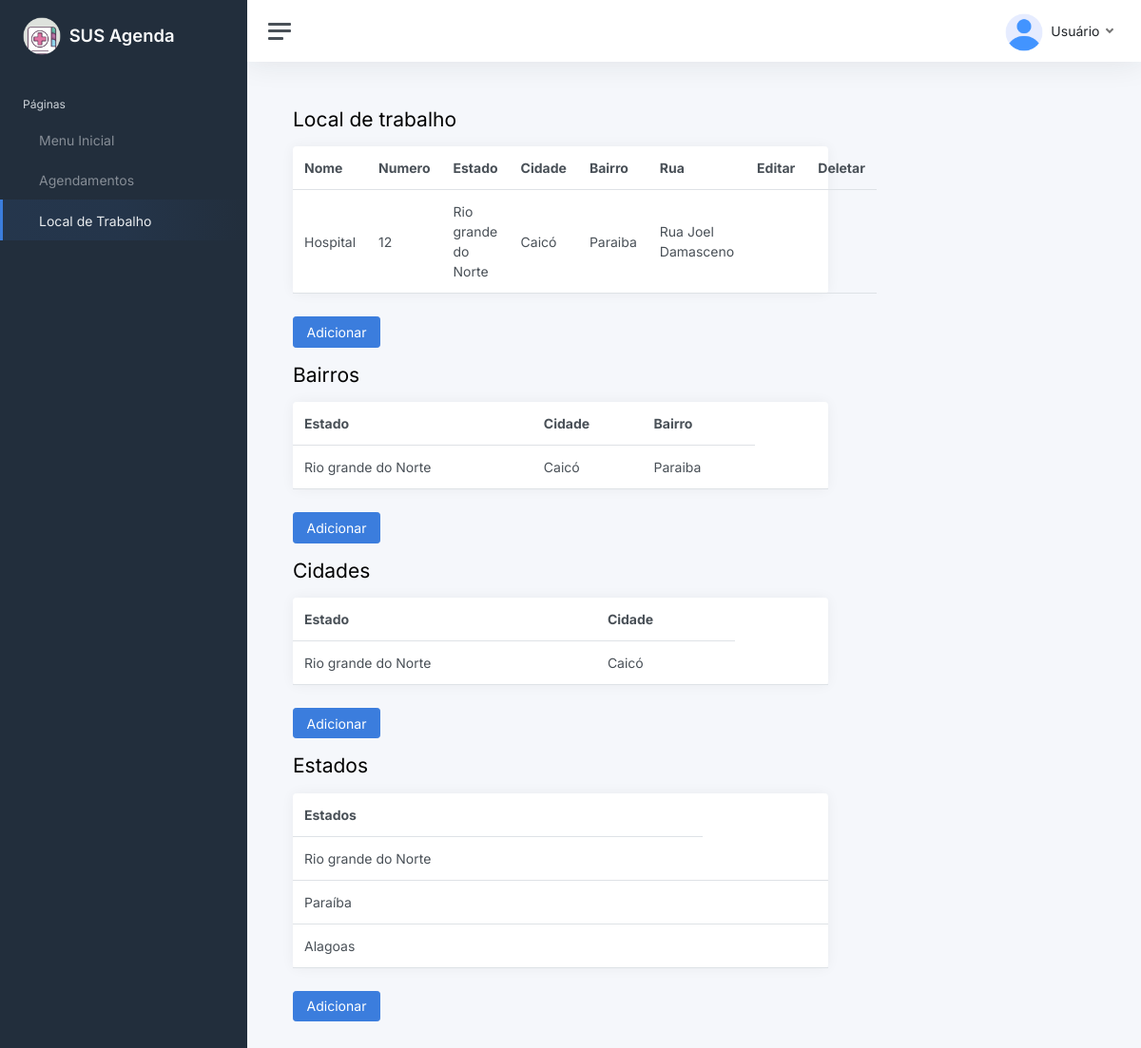
/localdetrabalho/, run on the app's committed database.
### Agendamento/models.py (models this page shows, shortened)
class TbLocal(models.Model):
    loc_codigo = models.AutoField(primary_key=True)
    loc_logradouro = models.CharField( max_length=150)
    loc_numero = models.IntegerField()
    loc_nomeunidadedeservico = models.CharField(max_length=150)
    loc_bai_codigo = models.ForeignKey(TbBairros, on_delete=models.CASCADE )

class TbBairros(models.Model):
    bai_codigo = models.AutoField(primary_key=True)
    bai_bairro = models.CharField(unique=True, max_length=50)
    bai_cid_codigo = models.ForeignKey(TbCidades, on_delete=models.CASCADE )
    def __str__ (self):
         return self.bai_bairro

class TbCidades(models.Model):
    cid_codigo = models.AutoField(primary_key=True)
    cid_cidade = models.CharField(unique=True, max_length=50)
    cid_est_codigo = models.ForeignKey(TbEstados, on_delete=models.CASCADE )
    def __str__ (self):
         return self.cid_cidade

class TbEstados(models.Model):
    est_codigo = models.AutoField(primary_key=True)
    est_estado = models.CharField(unique=True, max_length=20)
    def __str__ (self):
         return self.est_estado

### Agendamento/views.py (the view)
# urls.py: path('localdetrabalho/', views.viTbLocal),
def viTbLocal(request):
    infor = TbLocal.objects.all()
    bair = TbBairros.objects.all()
    cida = TbCidades.objects.all()
    estados = TbEstados.objects.all()
    parametros = {"locais": infor,
                  "bairros": bair,
                  "cidades": cida,
                  "estados": estados
                  }
    return render(request, "localdetrabalho.html", parametros)

### Agendamento/templates/localdetrabalho.html (shortened to what this page needs)
{% load static %}
<!DOCTYPE html>
<html lang="en">
<head>
	<link href="{% static 'css/app.css'%}" rel="stylesheet">
</head>
<body>
	<div class="wrapper">
		<nav id="sidebar" class="sidebar js-sidebar">
			<div class="sidebar-content js-simplebar">
				<a class="sidebar-brand" href="/inicio/">
					<img src="{% static 'img/icons/unisaude.png' %}" class="avatar img-fluid rounded me-1"/>
				<span class="align-middle">SUS Agenda</span>
        </a>
				<ul class="sidebar-nav">
					<li class="sidebar-header">
						Páginas
					</li>
					<li class="sidebar-item">
						<a class="sidebar-link" href="/inicio/">
               <span class="align-middle">Menu Inicial</span>
            </a>
					</li>
					<li class="sidebar-item">
						<a class="sidebar-link" href="/agendamentos/">
               <span class="align-middle">Agendamentos</span>
            </a>
					</li>
					<li class="sidebar-item active">
						<a class="sidebar-link" href="/localdetrabalho/">
               <span class="align-middle">Local de Trabalho</span>
            </a>
					</li>
				</ul>
		</nav>
		<div class="main">
			<nav class="navbar navbar-expand navbar-light navbar-bg">
				<a class="sidebar-toggle js-sidebar-toggle">
          <i class="hamburger align-self-center"></i>
        </a>
				<div class="navbar-collapse collapse">
					<ul class="navbar-nav navbar-align">
						<li class="nav-item dropdown">
							<a class="nav-link dropdown-toggle d-none d-sm-inline-block" href="#" data-bs-toggle="dropdown">
                <img src="{% static 'img/avatars/user.png' %}" class="avatar img-fluid rounded me-1" /> <span class="text-dark">Usuário</span>
              </a>
						</li>
					</ul>
				</div>
			</nav>
			<main class="content">
		<div class="container-fluid p-0">
			<div class="mb-3">
				<h1 class="h3 d-inline align-middle">Local de trabalho</h1>
			<div class="col-12 col-lg-8 col-xxl-9 d-flex">
							<div class="card flex-fill">
								<table class="table table-hover my-0">
									<thead>
										<tr>
											<th  class="d-none d-xl-table-cell">Nome</th>
											<th class="d-none d-xl-table-cell">Numero</th>
											<th class="d-none d-xl-table-cell">Estado</th>
											<th class="d-none d-xl-table-cell">Cidade</th>
											<th  class="d-none d-xl-table-cell">Bairro</th>
											<th class="d-none d-md-table-cell">Rua</th>
											<th class="d-none d-md-table-cell">Editar</th>
											<th class="d-none d-md-table-cell">Deletar</th>
										</tr>
									</thead>
									<tbody>
										{% for loc in locais %}
										<tr>
											<td class="d-none d-xl-table-cell"> {{ loc.loc_nomeunidadedeservico }} </td>
											<td class="d-none d-xl-table-cell"> {{ loc.loc_numero }} </td>
											<td> {{ loc.loc_bai_codigo.bai_cid_codigo.cid_est_codigo }} </td>
											<td> {{ loc.loc_bai_codigo.bai_cid_codigo }} </td>
											<td> {{ loc.loc_bai_codigo}} </td>
											<td class="d-none d-xl-table-cell"> {{ loc.loc_logradouro }} </td>
											<td class=""><a href="{% url 'url_update3' loc.loc_codigo %}"></a>
											</td>
											<td class=""><a href="{% url 'url_delete3' loc.loc_codigo %}"></a>
											</td>
										</tr>
										{% endfor %}
									</tbody>
								</table>
							</div>
						</div>
						<a href="/createLoc/"><button class = "btn btn-primary">Adicionar</button></a>
			</div>
			<div class="mb-3">
				<h1 class="h3 d-inline align-middle">Bairros</h1>
			<div class="col-12 col-lg-8 col-xxl-9 d-flex">
							<div class="card flex-fill">
								<table class="table table-hover my-0">
									<thead>
										<tr>
											<th class="d-none d-xl-table-cell">Estado</th>
											<th class="d-none d-xl-table-cell">Cidade</th>
											<th  class="d-none d-xl-table-cell">Bairro</th>
										</tr>
									</thead>
									<tbody>
										{% for loc in bairros %}
										<tr>
											<td class="d-none d-xl-table-cell"> {{ loc.bai_cid_codigo.cid_est_codigo }} </td>
											<td class="d-none d-xl-table-cell"> {{ loc.bai_cid_codigo }} </td>
											<td class="d-none d-xl-table-cell"> {{ loc.bai_bairro }} </td>
											<td class=""><a href="{% url 'url_update2' loc.bai_codigo %}"></a>
											</td>
											<td class=""><a href="{% url 'url_delete2' loc.bai_codigo %}"></a>
											</td>
										</tr>
										{% endfor %}
									</tbody>
								</table>
							</div>
						</div>
						<a href="/createBai/"><button class = "btn btn-primary">Adicionar</button></a>
			</div>
			<div class="mb-3">
				<h1 class="h3 d-inline align-middle">Cidades</h1>
			<div class="col-12 col-lg-8 col-xxl-9 d-flex">
							<div class="card flex-fill">
								<table class="table table-hover my-0">
									<thead>
										<tr>
											<th class="d-none d-xl-table-cell">Estado</th>
											<th class="d-none d-xl-table-cell">Cidade</th>
									</thead>
									<tbody>
										{% for loc in cidades %}
										<tr>
											<td class="d-none d-xl-table-cell"> {{ loc.cid_est_codigo }} </td>
											<td class="d-none d-xl-table-cell"> {{ loc.cid_cidade }} </td>
											<td class=""><a href="{% url 'url_update1' loc.cid_codigo %}"></a>
											</td>
											<td class=""><a href="{% url 'url_delete1' loc.cid_codigo %}"></a>
											</td>
										</tr>
										{% endfor %}
									</tbody>
								</table>
							</div>
						</div>
						<a href="/createCid/"><button class = "btn btn-primary">Adicionar</button></a>
			</div>
			<div class="mb-3">
				<h1 class="h3 d-inline align-middle">Estados</h1>
			<div class="col-12 col-lg-8 col-xxl-9 d-flex">
							<div class="card flex-fill">
								<table class="table table-hover my-0">
									<thead>
										<tr>
											<th class="d-none d-xl-table-cell">Estados</th>
										</tr>
									</thead>
									<tbody>
										{% for loc in estados %}
										<tr>
											<td class="d-none d-xl-table-cell"> {{ loc.est_estado }} </td>
											<td class=""><a href="{% url 'url_update' loc.est_codigo %}"></a>
											</td>
											<td class=""><a href="{% url 'url_delete' loc.est_codigo %}"></a>
											</td>
										</tr>
										{% endfor %}
									</tbody>
								</table>
							</div>
						</div>
						<a href="/createEst/"><button class = "btn btn-primary">Adicionar</button></a>
			</div>
			<main class="content">
</body>
</html>

### data on the page
TbLocal: loc_nomeunidadedeservico "Hospital", loc_numero "12", loc_bai_codigo.bai_cid_codigo.cid_est_codigo "Rio grande do Norte", loc_bai_codigo.bai_cid_codigo "Caicó", loc_bai_codigo "Paraiba", loc_logradouro "Rua Joel Damasceno"
TbBairros: bai_cid_codigo.cid_est_codigo "Rio grande do Norte", bai_cid_codigo "Caicó", bai_bairro "Paraiba"
TbCidades: cid_est_codigo "Rio grande do Norte", cid_cidade "Caicó"
TbEstados: est_estado "Rio grande do Norte"
TbEstados: est_estado "Paraíba"
TbEstados: est_estado "Alagoas"
